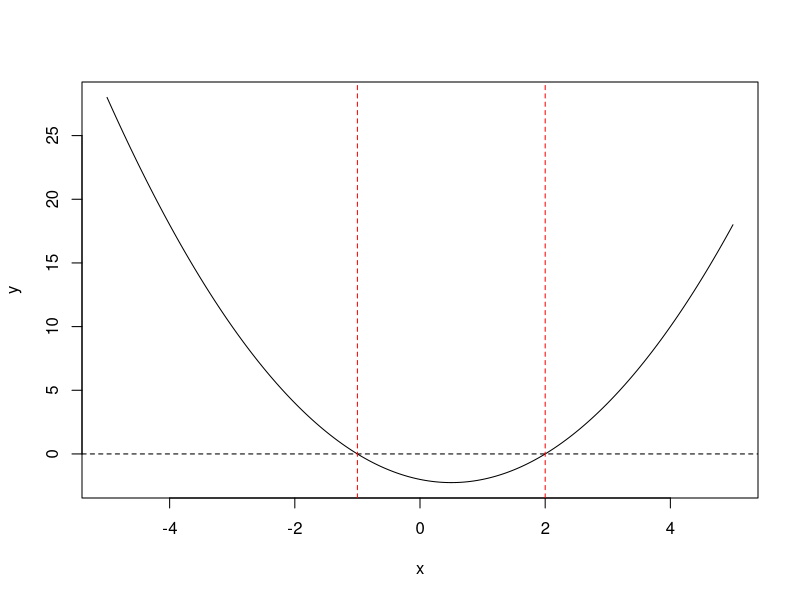

Write the R code that produced this figure.
## ---- chunk 1
a=1
b=-1
c=-2

if(b^2 == 4*a*c){
  p1 = paste0("there is one solution. The solution is ", (-b + sqrt(b^2 - 4*a*c))/(2*a), ".")
  p2 = paste0("As indicated by the red dashed line, there is one point where the quadratic curve intersects with the line y=0, at x=", (-b + sqrt(b^2 - 4*a*c))/(2*a), ".")
}else if(b^2 > 4*a*c){
  p1 = paste0("there are two solutions. The solutions are ", (-b + sqrt(b^2 - 4*a*c))/(2*a), " and ", (-b - sqrt(b^2 - 4*a*c))/(2*a), ".")
  p2 = paste0("As indicated by the red dashed lines, there are two points where the quadratic curve intersects with the line y=0, one at x=", (-b + sqrt(b^2 - 4*a*c))/(2*a), " and the other at x=", (-b - sqrt(b^2 - 4*a*c))/(2*a), ".")
}else if(b^2 < 4*a*c){
  p1 = paste0("there are no real solutions.")
  p2 = paste0("As you can see, the quadratic curve does not intersect with the line y=0; hence, there are no solutions.")
}
## ---- chunk 2
x=seq(-5, 5, length.out = 300)
y=a*x^2 + b*x + c
plot(x, y, type = "l")
abline(h = 0, lty = 2)

if(b^2 == 4*a*c){
  abline(v = (-b + sqrt(b^2 - 4*a*c))/(2*a), col = "red", lty=2)
}else if(b^2 > 4*a*c){
    abline(v = (-b + sqrt(b^2 - 4*a*c))/(2*a), col = "red", lty=2)
    abline(v = (-b - sqrt(b^2 - 4*a*c))/(2*a), col = "red", lty=2)
}
